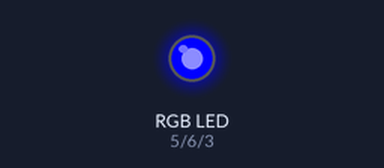
Simulated run of this sketch. Board: Arduino Uno, built with avr-gcc and run on an emulated ATmega328P. Shown: an RGB LED mixed from three pins (HIGH = lit).

Above: at 0.5 s.
At 2.5 s:
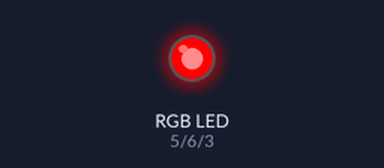
At 4.5 s:
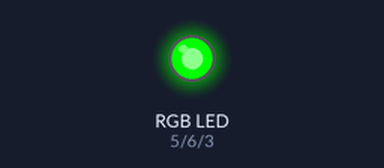
At 5.5 s:
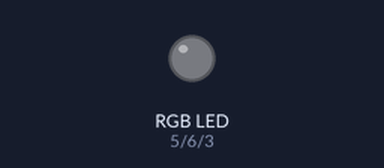
Timing chart, 0 to 7.8 s (numbered marks = the images above):
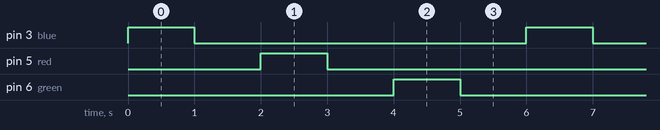

Measured:
- by itself, pin 3 (blue), pin 5 (red), pin 6 (green): alternates HIGH for 1.0 s and LOW for 5.0 s
- by itself, everything shown: repeats every 6.0 s, in 6 steps

The sketch:

SMD_RGB.ino
```cpp
const int blue = 3;//set blue to pin 3

const int red = 5;//set red to pin 5

const int green = 6;//set green to pin 6


void setup() {


pinMode(blue, OUTPUT);//set blue as an output

pinMode(red, OUTPUT);//set red as an output

pinMode(green, OUTPUT);//set green as an output

}

void loop() {


  digitalWrite(blue,HIGH);//color sequence for cycling through blue, red, green. One at a time.

  delay(1000);

  digitalWrite(blue,LOW);

  delay(1000);

  digitalWrite(red,HIGH);

  delay(1000);

  digitalWrite(red, LOW);

  delay(1000);

  digitalWrite(green, HIGH);

  delay(1000);

  digitalWrite(green, LOW);

  delay(1000);


  /*
  digitalWrite(blue, HIGH);//color sequence for purple

  digitalWrite(red, HIGH);

  digitalWrite(green, LOW);

  delay(1000);

  digitalWrite(blue, HIGH);//color sequence for turquoise

  digitalWrite(green, HIGH);

  digitalWrite(red, LOW);

  delay(1000);
 */


}
```
